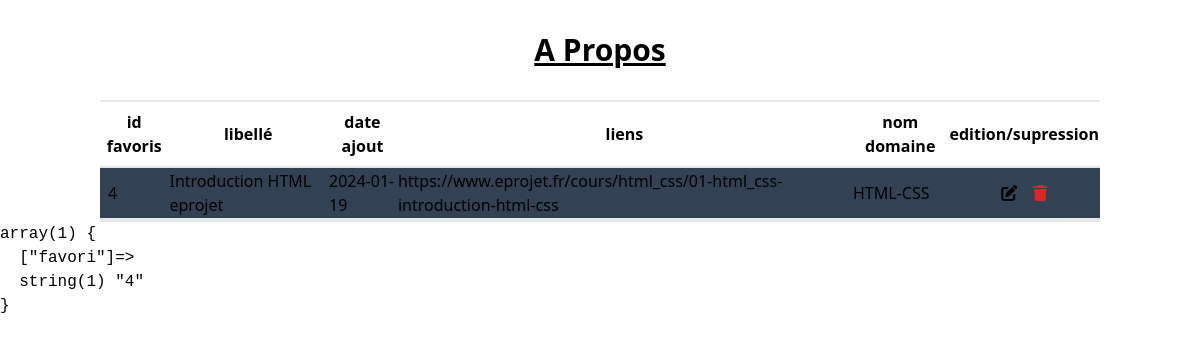
/detail.php?favori=4, run on the app's committed database.
### tables this page shows
CREATE TABLE `favoris` (
  `id_fav` int(11) NOT NULL,
  `libelle` varchar(300) NOT NULL,
  `date_creation` date NOT NULL,
  `url` varchar(4000) NOT NULL,
  `id_dom` int(11) NOT NULL
);

CREATE TABLE `domaine` (
  `id_dom` int(11) NOT NULL,
  `nom_dom` varchar(50) NOT NULL
);

### detail.php (the view, shortened to what this page needs)
<?php
    include 'head.php'
?>
    <header>
        <h1 class="text-3xl font-bold underline Table favoris text-center py-8 dark:text-white">
            A Propos
        </h1>
    </header>
    <?php
        $result = $pdo->query("SELECT * FROM `favoris` INNER JOIN `domaine` ON favoris.id_dom=domaine.id_dom WHERE id_fav=".$_GET['favori'].";");
        $favoris = $result->fetchAll(PDO::FETCH_ASSOC);
    ?>
    <section class = "w-full flex justify-center dark:text-white">
        <table class="w-5/6">
        <tr class="border-y-2">
            <th class = "py-2">
                id favoris
            </th>
            <th>
                libellé
            </th>
            <th>
                date ajout
            </th>
            <th>
                liens
            </th>
            <th>
                nom domaine
            </th>
            <th>
                edition/supression
            </th>
        </tr>
        <?php
        foreach($favoris as $favori){
        ?>
            <tr class="border-y-2 py-2 odd:bg-slate-600 even:bg-slate-700 hover:bg-slate-400">
                <td class = "p-2">
                    <?php echo $favori['id_fav'] ?>
                </td>
                <td>
                <?php echo $favori['libelle'] ?>
                </td>
                <td>
                <?php echo $favori['date_creation'] ?>
                </td>
                <td>
                    <a href="<?php echo $favori['url'] ?>"><?php echo $favori['url'] ?></a>
                </td>
                <td>
                <?php echo $favori['nom_dom'] ?>
                </td>
                <td class="text-center">
                <button class = "px-2  hover:text-sky-600"><i class="fa-solid fa-pen-to-square "></i></button><button class = "px-2 text-red-600 hover:text-red-800"><i class="fa-solid fa-trash"></i></button>
                </td>
            </tr>
            <?php
            }
            ?>
        </table>
    </section>
    <div class = " w-full flex justify-center text-center ">
    <span class = "w-5/6 flex justify-center text-center border-b-2 bg-slate-600">
    </span>
    </div>
      <?php
  echo '<pre>';
  var_dump($_GET);
  echo '</pre>';
  ?>
</body>
</html>

### data on the page
favoris: id_fav "4", libelle "Introduction HTML eprojet", date_creation "2024-01-19", url "https://www.eprojet.fr/cours/html_css/01-html_css-introduction-html-css", id_dom.nom_dom "HTML-CSS"
